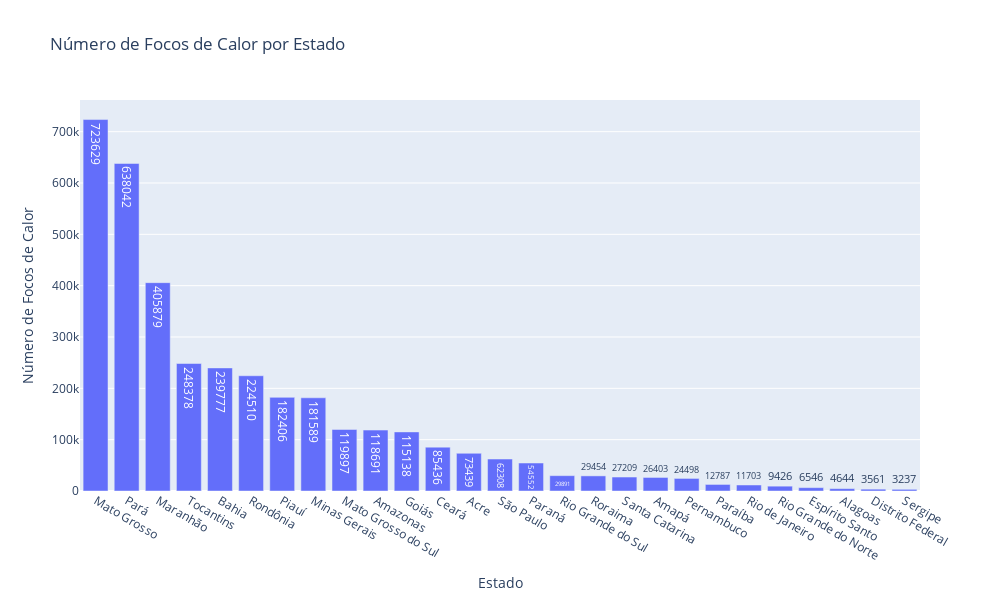

Notebook cell for this chart:
### Code cell
plot_forest_fires_state(base)

### Figure 1 — Plotly figure (JSON) as saved in the notebook; plotly's stock layout.template omitted (floating-point values rounded to 4 significant figures)
{"data": [{"text": [723629, 638042, 405879, 248378, 239777, 224510, 182406, 181589, 119897, 118691, 115138, 85436, 73439, 62308, 54552, 29891, 29454, 27209, 26403, 24498, 12787, 11703, 9426, 6546, 4644, 3561, 3237], "textposition": "auto", "type": "bar", "x": ["Mato Grosso", "Pará", "Maranhão", "Tocantins", "Bahia", "Rondônia", "Piauí", "Minas Gerais", "Mato Grosso do Sul", "Amazonas", "Goiás", "Ceará", "Acre", "São Paulo", "Paraná", "Rio Grande do Sul", "Roraima", "Santa Catarina", "Amapá", "Pernambuco", "Paraíba", "Rio de Janeiro", "Rio Grande do Norte", "Espírito Santo", "Alagoas", "Distrito Federal", "Sergipe"], "y": [723629, 638042, 405879, 248378, 239777, 224510, 182406, 181589, 119897, 118691, 115138, 85436, 73439, 62308, 54552, 29891, 29454, 27209, 26403, 24498, 12787, 11703, 9426, 6546, 4644, 3561, 3237]}], "layout": {"height": 600, "title": {"text": "Número de Focos de Calor por Estado"}, "width": 1000, "xaxis": {"title": {"text": "Estado"}}, "yaxis": {"title": {"text": "Número de Focos de Calor"}}}}
